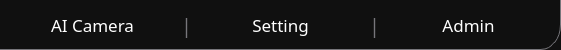
                 <widget class="QWidget" name="tab_backgournd" native="true">
                  <property name="sizePolicy">
                   <sizepolicy hsizetype="Fixed" vsizetype="Fixed">
                    <horstretch>0</horstretch>
                    <verstretch>0</verstretch>
                   </sizepolicy>
                  </property>
                  <property name="minimumSize">
                   <size>
                    <width>1</width>
                    <height>50</height>
                   </size>
                  </property>
                  <property name="maximumSize">
                   <size>
                    <width>12345</width>
                    <height>50</height>
                   </size>
                  </property>
                  <property name="styleSheet">
                   <string notr="true">background-color: rgb(16, 16, 16);

border-right: 1px solid rgb(119, 118, 123);
border-bottom-right-radius:20px solid rgb(119, 118, 123);

border-bottom:1px solid rgb(119, 118, 123);
</string>
                  </property>
                  <layout class="QHBoxLayout" name="horizontalLayout_23">
                   <item>
                    <layout class="QHBoxLayout" name="horizontalLayout_31">
                     <item>
                      <widget class="QPushButton" name="camera_bnt">
                       <property name="minimumSize">
                        <size>
                         <width>163</width>
                         <height>28</height>
                        </size>
                       </property>
                       <property name="maximumSize">
                        <size>
                         <width>163</width>
                         <height>28</height>
                        </size>
                       </property>
                       <property name="font">
                        <font>
                         <family>Sans</family>
                         <pointsize>13</pointsize>
                        </font>
                       </property>
                       <property name="cursor">
                        <cursorShape>PointingHandCursor</cursorShape>
                       </property>
                       <property name="styleSheet">
                        <string notr="true">


QPushButton {

background-color: rgba(191, 64, 64, 0);

    padding: 0px; /* 패딩도 0으로 설정 */
    outline: none;
	color: rgb(255, 255, 255);
	border: 1px solid rgba(0, 0, 0, 0);
}

/* hover, pressed 상태에도 아무 효과 없음 */
QPushButton:hover {
    background-color: transparent;
    border: none;
}

QPushButton:pressed {
    background-color: transparent;
    border: none;
}</string>
                       </property>
                       <property name="text">
                        <string>AI Camera</string>
                       </property>
                      </widget>
                     </item>
                     <item>
                      <widget class="QLabel" name="tab_partion_5">
                       <property name="sizePolicy">
                        <sizepolicy hsizetype="Fixed" vsizetype="Fixed">
                         <horstretch>0</horstretch>
                         <verstretch>0</verstretch>
                        </sizepolicy>
                       </property>
                       <property name="minimumSize">
                        <size>
                         <width>3</width>
                         <height>0</height>
                        </size>
                       </property>
                       <property name="font">
                        <font>
                         <family>Sans</family>
                         <pointsize>14</pointsize>
                        </font>
                       </property>
                       <property name="styleSheet">
                        <string notr="true">color: rgb(119, 118, 123);
background-color: rgba(191, 64, 64, 0);
border: 1px solid rgba(0, 0, 0, 0);
background-color: rgba(0, 0 0, 0);</string>
                       </property>
                       <property name="text">
                        <string>|</string>
                       </property>
                       <property name="textFormat">
                        <enum>Qt::TextFormat::PlainText</enum>
                       </property>
                       <property name="alignment">
                        <set>Qt::AlignmentFlag::AlignCenter</set>
                       </property>
                      </widget>
                     </item>
                     <item>
                      <widget class="QPushButton" name="setting_bnt">
                       <property name="minimumSize">
                        <size>
                         <width>163</width>
                         <height>28</height>
                        </size>
                       </property>
                       <property name="maximumSize">
                        <size>
                         <width>163</width>
                         <height>28</height>
                        </size>
                       </property>
                       <property name="font">
                        <font>
                         <family>Sans</family>
                         <pointsize>13</pointsize>
                        </font>
                       </property>
                       <property name="cursor">
                        <cursorShape>PointingHandCursor</cursorShape>
                       </property>
                       <property name="styleSheet">
                        <string notr="true">


QPushButton {

background-color: rgba(191, 64, 64, 0);

    padding: 0px; /* 패딩도 0으로 설정 */
    outline: none;
	color: rgb(255, 255, 255);
	border: 1px solid rgba(0, 0, 0, 0);
}

/* hover, pressed 상태에도 아무 효과 없음 */
QPushButton:hover {
    background-color: transparent;
    border: none;
}

QPushButton:pressed {
    background-color: transparent;
    border: none;
}</string>
                       </property>
                       <property name="text">
                        <string>Setting</string>
                       </property>
                      </widget>
                     </item>
                     <item>
                      <widget class="QLabel" name="tab_partion_4">
                       <property name="sizePolicy">
                        <sizepolicy hsizetype="Fixed" vsizetype="Fixed">
                         <horstretch>0</horstretch>
                         <verstretch>0</verstretch>
                        </sizepolicy>
                       </property>
                       <property name="minimumSize">
                        <size>
                         <width>3</width>
                         <height>0</height>
                        </size>
                       </property>
                       <property name="font">
                        <font>
                         <family>Sans</family>
                         <pointsize>14</pointsize>
                        </font>
                       </property>
                       <property name="styleSheet">
                        <string notr="true">color: rgb(119, 118, 123);
background-color: rgba(191, 64, 64, 0);
border: 1px solid rgba(0, 0, 0, 0);
background-color: rgba(0, 0 0, 0);</string>
                       </property>
                       <property name="text">
                        <string>|</string>
                       </property>
                       <property name="textFormat">
                        <enum>Qt::TextFormat::PlainText</enum>
                       </property>
                       <property name="alignment">
                        <set>Qt::AlignmentFlag::AlignCenter</set>
                       </property>
                      </widget>
                     </item>
                     <item>
                      <widget class="QPushButton" name="admin_bnt">
                       <property name="minimumSize">
                        <size>
                         <width>163</width>
                         <height>28</height>
                        </size>
                       </property>
                       <property name="maximumSize">
                        <size>
                         <width>163</width>
                         <height>28</height>
                        </size>
                       </property>
                       <property name="font">
                        <font>
                         <family>Sans</family>
                         <pointsize>13</pointsize>
                        </font>
                       </property>
                       <property name="cursor">
                        <cursorShape>PointingHandCursor</cursorShape>
                       </property>
                       <property name="styleSheet">
                        <string notr="true">


QPushButton {

background-color: rgba(191, 64, 64, 0);

    padding: 0px; /* 패딩도 0으로 설정 */
    outline: none;
	color: rgb(255, 255, 255);
	border: 1px solid rgba(0, 0, 0, 0);
}

/* hover, pressed 상태에도 아무 효과 없음 */
QPushButton:hover {
    background-color: transparent;
    border: none;
}

QPushButton:pressed {
    background-color: transparent;
    border: none;
}</string>
                       </property>
                       <property name="text">
                        <string>Admin</string>
                       </property>
                      </widget>
                     </item>
                    </layout>
                   </item>
                  </layout>
                 </widget>
